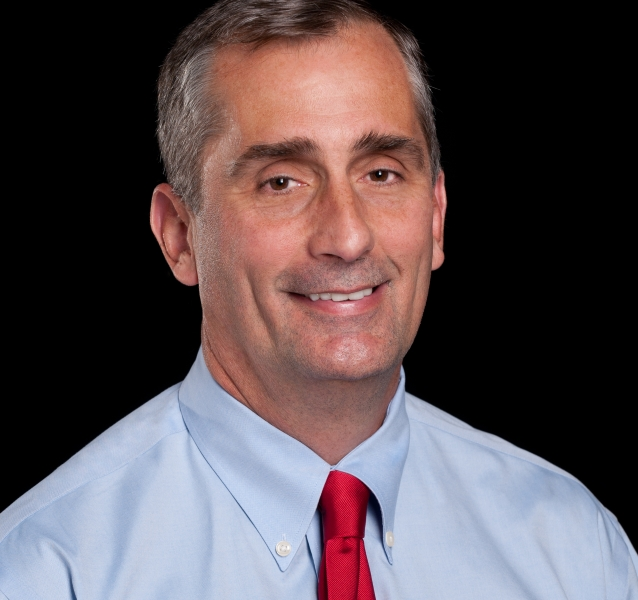
#> input picture face_eye_detection/brian-krzanich_2.jpg, 638 x 600 px
$ jupyter execute --allow-errors face_eye_detect_img.ipynb
#> lines starting #> are read from the running program, lines starting #| are printed output that depends on the picture; after the words box and inside, x2 and y2 are one past the last pixel; in counts of white or black regions, pixels touching at a corner belong together
[cell 1]
import numpy as np
import cv2

Select the pre-trained Haar Cascade Classifier file to use for face and eye detection respectively and pass it to the OpenCV API cv2.CascadeClassifier()

[cell 2]
face_cascade = cv2.CascadeClassifier('haarcascade_frontalface_default.xml')
eye_cascade = cv2.CascadeClassifier('haarcascade_eye.xml')

[cell 3]
img = cv2.imread('brian-krzanich_2.jpg')
#> img is the input picture: shape (600, 638, 3); mean B, G, R 81.5, 77.6, 90.3

[cell 4]
# convert the image to GrayScale to make it easier to process
gray = cv2.cvtColor(img, cv2.COLOR_BGR2GRAY)
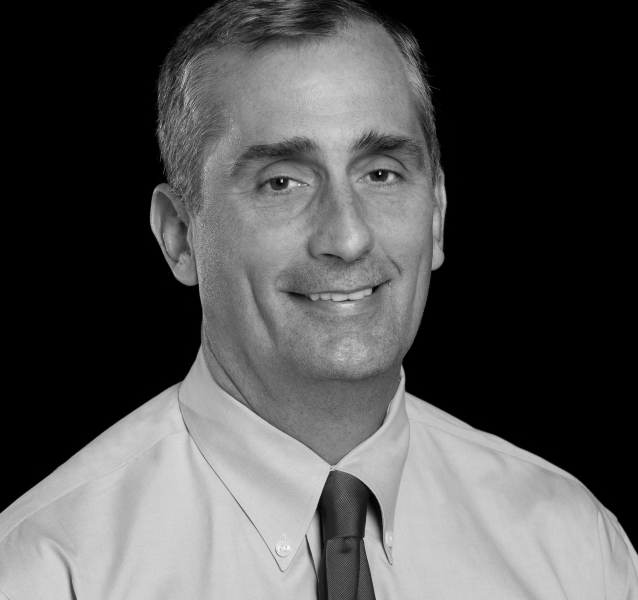
#> gray: shape (600, 638); min 0, max 254, mean 81.8

[cell 5]
# detect the face
faces = face_cascade.detectMultiScale(gray, 1.3, 5)
#> faces = [[176, 49, 316, 316]]

[cell 6]
# draw the rectangles around detected Regions of Interset - faces
for (x, y, w, h) in faces:
    cv2.rectangle(img, (x, y), (x+w, y+h), (255, 0, 0), 2)
    roi_gray = gray[y:y+h, x:x+w]
    roi_color = img[y:y+h, x:x+w]

    # detect the eyes
    eyes = eye_cascade.detectMultiScale(roi_gray)
    for (ex, ey, ew, eh) in eyes:
        cv2.rectangle(roi_color, (ex, ey), (ex+ew, ey+eh), (0, 255, 0), 2)
#> this loop made 1 pass
#> (x, y, w, h, eyes) on pass 1: (176, 49, 316, 316, [[176, 98, 57, 57], [70, 104, 60, 60]])
#> pass 1, `roi_gray = gray[y:y+h, x:x+w]`:
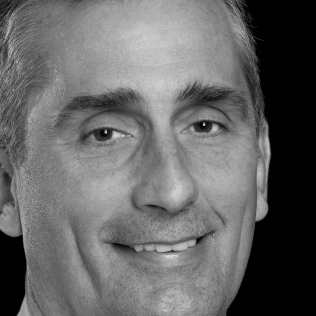
#> roi_gray: shape (316, 316); min 0, max 227, mean 102.2
#> pass 1, `roi_color = img[y:y+h, x:x+w]`:
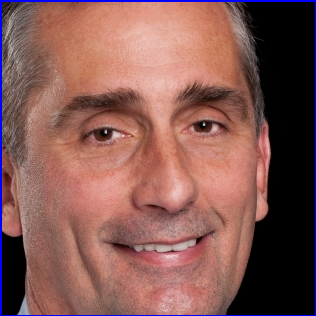
#> roi_color: shape (316, 316, 3); mean B, G, R 84, 89.1, 132.7
#> after the loop:
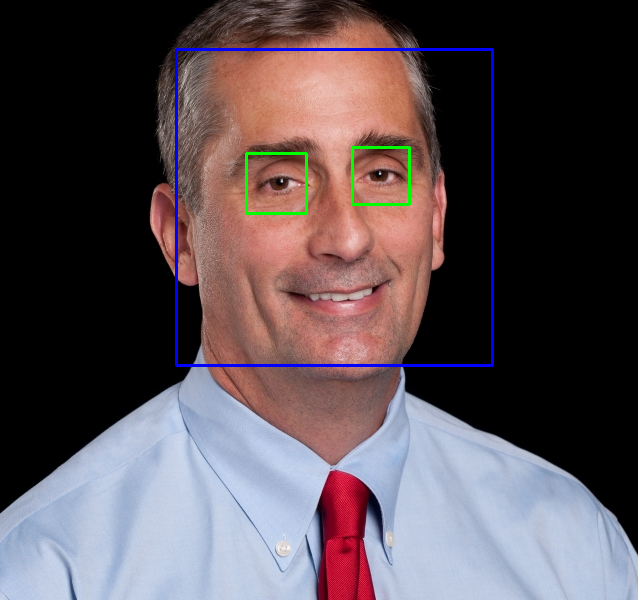
#> img: shape (600, 638, 3); 1.35% of pixels changed, all inside (x1, y1, x2, y2) = (175, 48, 494, 367)
#> after the loop:
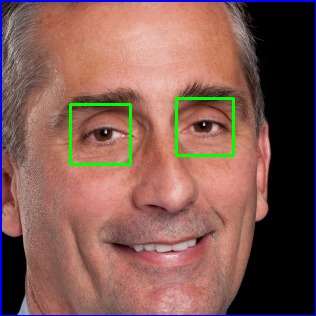
#> roi_color: shape (316, 316, 3); 1.4% of pixels changed, all inside (x1, y1, x2, y2) = (69, 97, 235, 166)

$ run again, with face_eye_detection/Intel_Board_of_Directors.jpg copied over face_eye_detection/brian-krzanich_2.jpg
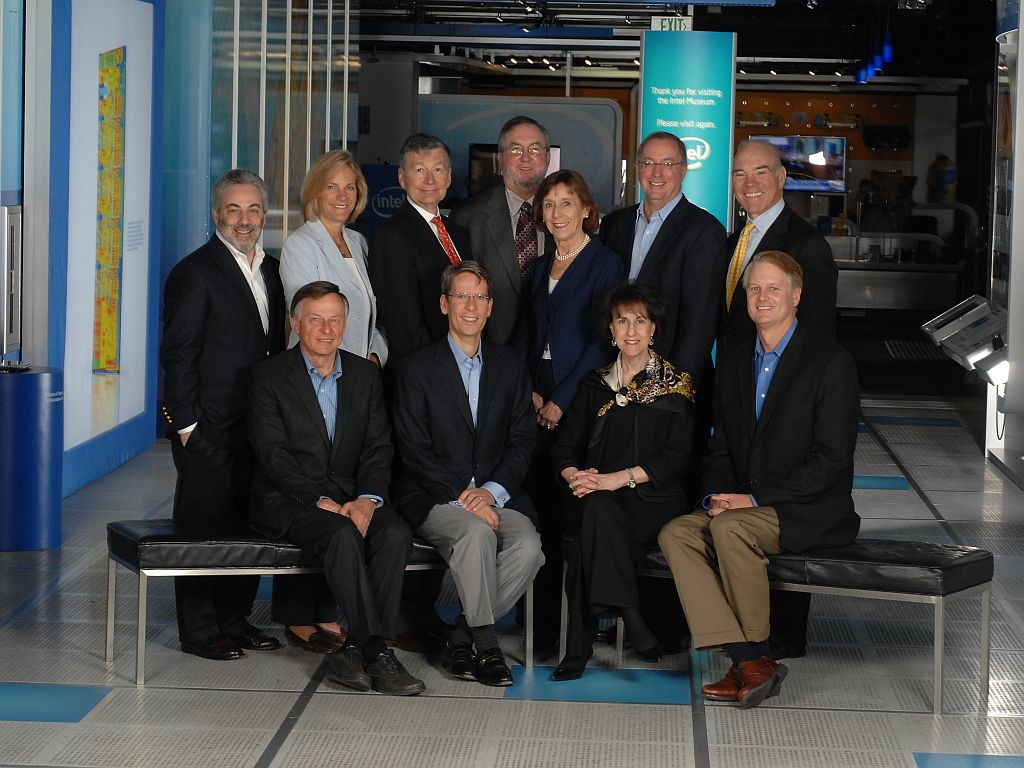
#> input picture face_eye_detection/Intel_Board_of_Directors.jpg, 1024 x 768 px
#> img is the input picture: shape (768, 1024, 3); mean B, G, R 70.1, 69.8, 67.3
#> faces = [[318, 170, 47, 47], [607, 303, 50, 50], [535, 185, 51, 51], [738, 268, 57, 57], [297, 300, 53, 53], [499, 128, 53, 53], [632, 143, 56, 56], [401, 148, 57, 57], [213, 187, 61, 61], [442, 277, 56, 56]]
#> the loop `for (x, y, w, h) in faces:` made 10 passes
#> after the loop `for (x, y, w, h) in faces:`:
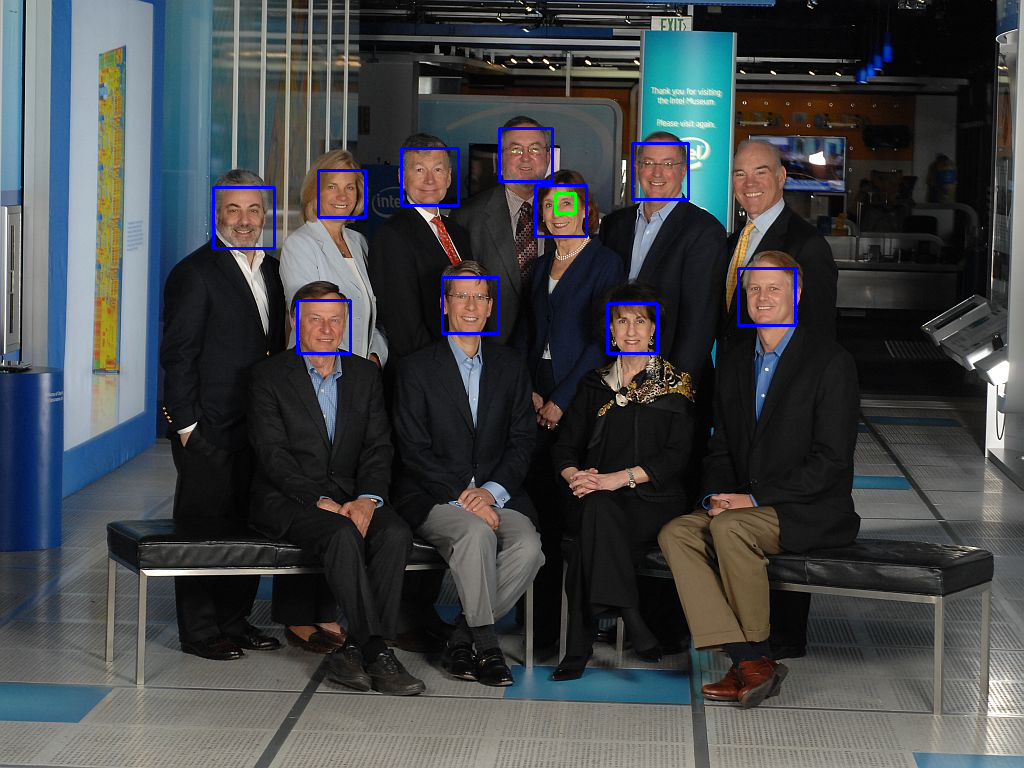
#> img: shape (768, 1024, 3); 0.85% of pixels changed, all inside (x1, y1, x2, y2) = (212, 127, 797, 355)
#> after the loop `for (x, y, w, h) in faces:`:
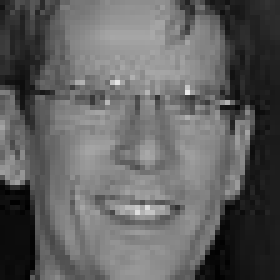
#> roi_gray: shape (56, 56) (shown 5 times larger); min 1, max 233, mean 97.1
